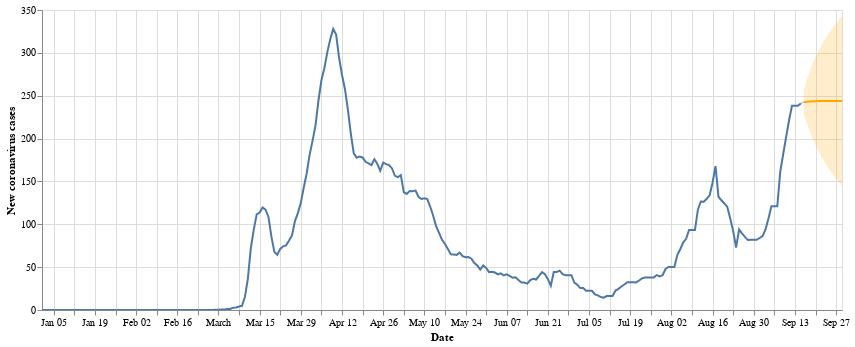

Notebook code for this chart:
### Code cell
past_plt + future_plt + test + confint_plot

### Figure 1 — Vega-Lite specification as saved in the notebook (floating-point values rounded to 4 significant figures; data arrays with more than 128 entries replaced by an {"elided": "..."} marker saying what was removed)
{"config": {"view": {"continuousWidth": 400, "continuousHeight": 300}}, "layer": [{"data": {"name": "data-709a14404bd75a9be55d920bb908dba2"}, "mark": "line", "encoding": {"tooltip": {"type": "quantitative", "field": "new_cases_Denmark", "format": ".1f"}, "x": {"type": "temporal", "field": "date"}, "y": {"type": "quantitative", "field": "new_cases_Denmark"}}, "height": 300, "selection": {"selector009": {"type": "interval", "bind": "scales", "encodings": ["x", "y"]}}, "width": 800}, {"data": {"name": "data-3a101a826e0e2c4b30c5cd7890a01370"}, "mark": {"type": "line", "color": "orange"}, "encoding": {"tooltip": {"type": "quantitative", "field": "new_cases_forecast", "format": ".1f"}, "x": {"type": "temporal", "axis": {"title": "Date"}, "field": "index"}, "y": {"type": "quantitative", "axis": {"title": "New coronavirus cases"}, "field": "new_cases_forecast"}}, "height": 300, "selection": {"selector028": {"type": "interval", "bind": "scales", "encodings": ["x", "y"]}}, "width": 800}, {"data": {"name": "data-c1f6859e83fabc916d3bc61c548d8ba2"}, "mark": {"type": "line", "opacity": 0.5, "size": 1.2}, "encoding": {"x": {"type": "temporal", "field": "index"}, "y": {"type": "quantitative", "field": "new_cases_Denmark"}}}, {"data": {"name": "data-34780fb7a48c1312afa8d059c0885cfd"}, "mark": {"type": "area", "color": "orange", "opacity": 0.2}, "encoding": {"x": {"type": "temporal", "field": "index"}, "y": {"type": "quantitative", "field": "new_cases_forecast_ll"}, "y2": {"field": "new_cases_forecast_ul"}}}], "$schema": "https://vega.github.io/schema/vega-lite/v4.8.1.json", "datasets": {"data-709a14404bd75a9be55d920bb908dba2": {"elided": "259 records"}, "data-3a101a826e0e2c4b30c5cd7890a01370": [{"index": "2020-09-16T00:00:00", "new_cases_forecast": 242.3}, {"index": "2020-09-17T00:00:00", "new_cases_forecast": 243.0}, {"index": "2020-09-18T00:00:00", "new_cases_forecast": 243.4}, {"index": "2020-09-19T00:00:00", "new_cases_forecast": 243.6}, {"index": "2020-09-20T00:00:00", "new_cases_forecast": 243.7}, {"index": "2020-09-21T00:00:00", "new_cases_forecast": 243.7}, {"index": "2020-09-22T00:00:00", "new_cases_forecast": 243.8}, {"index": "2020-09-23T00:00:00", "new_cases_forecast": 243.8}, {"index": "2020-09-24T00:00:00", "new_cases_forecast": 243.8}, {"index": "2020-09-25T00:00:00", "new_cases_forecast": 243.8}, {"index": "2020-09-26T00:00:00", "new_cases_forecast": 243.8}, {"index": "2020-09-27T00:00:00", "new_cases_forecast": 243.8}, {"index": "2020-09-28T00:00:00", "new_cases_forecast": 243.8}, {"index": "2020-09-29T00:00:00", "new_cases_forecast": 243.8}], "data-c1f6859e83fabc916d3bc61c548d8ba2": [{"index": "2020-09-15T00:00:00", "new_cases_Denmark": 241.0}, {"index": "2020-09-16T00:00:00", "new_cases_Denmark": 242.3}], "data-34780fb7a48c1312afa8d059c0885cfd": [{"index": "2020-09-16T00:00:00", "new_cases_forecast_ll": 228.7, "new_cases_forecast_ul": 256.0}, {"index": "2020-09-17T00:00:00", "new_cases_forecast_ll": 218.2, "new_cases_forecast_ul": 267.8}, {"index": "2020-09-18T00:00:00", "new_cases_forecast_ll": 208.6, "new_cases_forecast_ul": 278.2}, {"index": "2020-09-19T00:00:00", "new_cases_forecast_ll": 200.0, "new_cases_forecast_ul": 287.2}, {"index": "2020-09-20T00:00:00", "new_cases_forecast_ll": 192.2, "new_cases_forecast_ul": 295.1}, {"index": "2020-09-21T00:00:00", "new_cases_forecast_ll": 185.3, "new_cases_forecast_ul": 302.2}, {"index": "2020-09-22T00:00:00", "new_cases_forecast_ll": 178.9, "new_cases_forecast_ul": 308.6}, {"index": "2020-09-23T00:00:00", "new_cases_forecast_ll": 173.0, "new_cases_forecast_ul": 314.5}, {"index": "2020-09-24T00:00:00", "new_cases_forecast_ll": 167.6, "new_cases_forecast_ul": 319.9}, {"index": "2020-09-25T00:00:00", "new_cases_forecast_ll": 162.5, "new_cases_forecast_ul": 325.0}, {"index": "2020-09-26T00:00:00", "new_cases_forecast_ll": 157.7, "new_cases_forecast_ul": 329.8}, {"index": "2020-09-27T00:00:00", "new_cases_forecast_ll": 153.2, "new_cases_forecast_ul": 334.4}, {"index": "2020-09-28T00:00:00", "new_cases_forecast_ll": 148.8, "new_cases_forecast_ul": 338.7}, {"index": "2020-09-29T00:00:00", "new_cases_forecast_ll": 144.7, "new_cases_forecast_ul": 342.9}]}}
